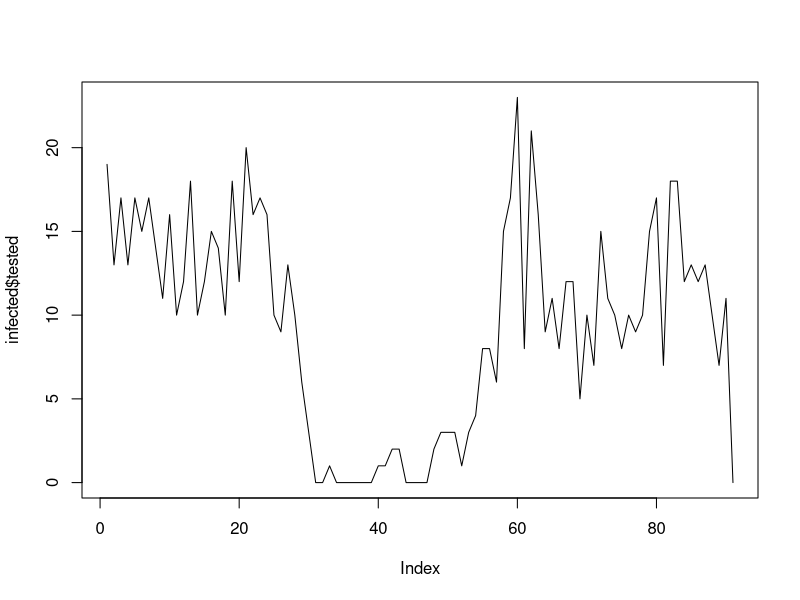

The R source for this figure:
library(data.table)
library(ggplot2)

type1.prob <- 0.5

type1.lambda <- c(1, 1, 2, 2, 3,  3, 3, 3, 4, 4,  4, 4, 3, 2, 1)
type2.lambda <- c(1, 1, 1, 1, 1,  2, 2, 2, 2, 2,  1, 1, 1, 1, 1)


#test.prob <- 0.1
#env.mult <- 0.1

simulate_one_day <- function(infected1, test.prob, env.mult) {
  
  # With given lambda, how many new infections would each of the currently
  # infected generate.
  new_infected1 <- rpois(infected$type1, env.mult * type1.lambda)
  
  # With given test probability, how many of those that were infected
  # i days ago, are tested today.
  new_tested1 <- sapply(infected$type1, function(i) rbinom(1, i, test.prob))
  infected$type1 <- infected$type1 - new_tested1
  
  # New infections generated by the type2 list
  new_infected2 <- rpois(infected$type2, env.mult * type2.lambda)
  
  # These are all of the new infections
  total.infected <- sum(new_infected1) + sum(new_infected2)
  
  # Some of these are type1, others type2
  new_infected.type1 <- rbinom(1, total.infected, type1.prob)
  new_infected.type2 <- total.infected - new_infected.type1
  
  infected$type1 <- c(new_infected.type1, infected$type1[1:14])
  infected$type2 <- c(new_infected.type2, infected$type2[1:14])
  infected$tested <- c(sum(new_tested1), infected$tested)
  infected$infected <- c(sum(infected$type1) + sum(infected$type2), infected$infected)
  
  return (infected)
}


infected <- list(
  type1 = c(100, rep(0, 14)),
  type2 = rep(0, 15),
  tested = rep(0, 1),
  infected = rep(0, 1)
)

for (i in 1:30) {
  infected <- simulate_one_day(infected, test.prob=0.1, env.mult=0.5)
}

for (i in 1:30) {
  infected <- simulate_one_day(infected, test.prob=0.2, env.mult=0.01)
}

for (i in 1:30) {
  infected <- simulate_one_day(infected, test.prob=0.5, env.mult=0.5)
}

infected
plot(infected$tested, type="l")

